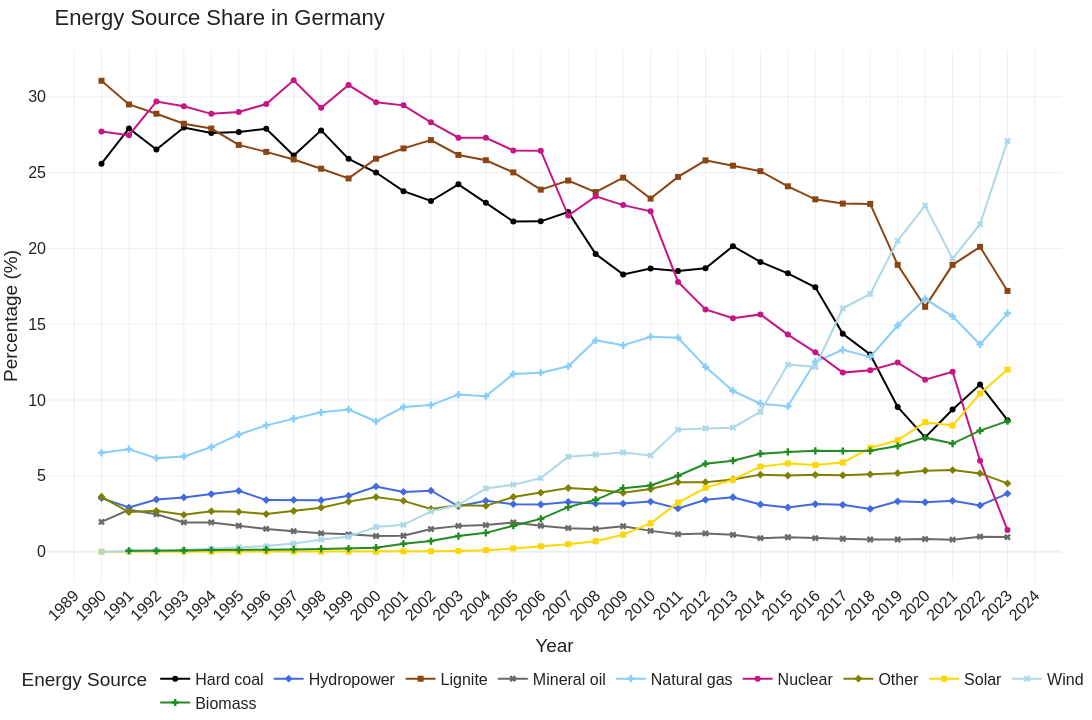
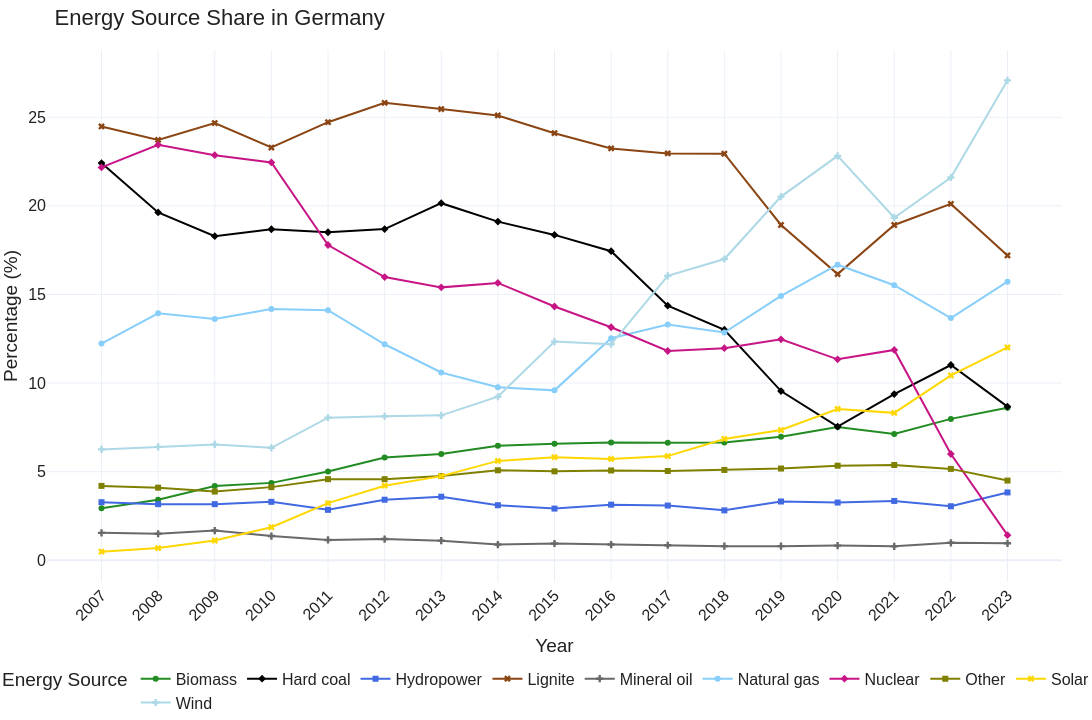

Here is the notebook cell these charts were saved with, in order:
### Code cell
# Figure 2: Relative share of energy sources in TWh in Germany for 1990 to 2023
# Excel: git:/out/gridmix/DF_3_RELATIVE.xlsx

fig2_df = sheets_dict["Figure 2"]
fig2_df = fig2_df.set_index("year")
fig2_df.index = fig2_df.index.astype(int)
fig2_df["percentage"] = (
    fig2_df["percentage"].astype(float) * 100
)  # Ensure percentage is float
# fig2_df["percentage"] = fig2_df["percentage"] * 100
print(fig2_df.head())

# fig = go.Figure()
unique_cats = fig2_df["Category"].unique()

# fig.add_hline

# symbol_map=SYMBOL_MAP,
fig = px.line(
    fig2_df,
    y="percentage",
    color="Category",
    symbol="Category",
    color_discrete_sequence=get_color_sequence(unique_cats),
    labels={
        "year": "Year",
        "percentage": "Percentage (%)",
        "Category": "Energy Source"
    },
    title="Energy Source Share in Germany" 
)

fig.update_xaxes(tickmode="linear", tickangle=-45)

fig = apply_fig_defaults(fig)
export_fig(fig, "Figure_2_historical_gridmix.pdf")
fig.show()

fig2_B_df = fig2_df.loc[(fig2_df.index >= 2007) & (fig2_df.index <= 2023)]

# Use only the present categories for color mapping
unique_cats_B = fig2_B_df["Category"].unique()

fig2 = px.line(
    fig2_B_df,
    y="percentage",
    color="Category",
    symbol="Category",
    color_discrete_sequence=get_color_sequence(unique_cats_B),
    labels={
        "year": "Year",
        "percentage": "Percentage (%)",
        "Category": "Energy Source"
    },
    title="Energy Source Share in Germany" 
)
fig2.update_xaxes(tickmode="linear", tickangle=-45)
fig2 = apply_fig_defaults(fig2)
export_fig(fig2, "Figure_2_historical_gridmix_2007_2023.pdf")
fig2.show()

### Figure 1 — Plotly figure (JSON) as saved in the notebook; plotly's stock layout.template omitted (floating-point values rounded to 4 significant figures)
{"data": [{"hovertemplate": "Energy Source=Hard coal<br>Year=%{x}<br>Percentage (%)=%{y}<extra></extra>", "legendgroup": "Hard coal", "line": {"color": "black", "dash": "solid"}, "marker": {"symbol": "circle"}, "mode": "lines+markers", "name": "Hard coal", "orientation": "v", "showlegend": true, "type": "scatter", "x": [1990, 1991, 1992, 1993, 1994, 1995, 1996, 1997, 1998, 1999, 2000, 2001, 2002, 2003, 2004, 2005, 2006, 2007, 2008, 2009, 2010, 2011, 2012, 2013, 2014, 2015, 2016, 2017, 2018, 2019, 2020, 2021, 2022, 2023], "xaxis": "x", "y": [25.59, 27.92, 26.53, 27.98, 27.62, 27.68, 27.9, 26.13, 27.79, 25.91, 25.01, 23.78, 23.13, 24.23, 23.01, 21.78, 21.79, 22.41, 19.63, 18.29, 18.68, 18.51, 18.69, 20.15, 19.11, 18.36, 17.44, 14.37, 13.01, 9.55, 7.54, 9.38, 11.02, 8.67], "yaxis": "y"}, {"hovertemplate": "Energy Source=Hydropower<br>Year=%{x}<br>Percentage (%)=%{y}<extra></extra>", "legendgroup": "Hydropower", "line": {"color": "royalblue", "dash": "solid"}, "marker": {"symbol": "diamond"}, "mode": "lines+markers", "name": "Hydropower", "orientation": "v", "showlegend": true, "type": "scatter", "x": [1990, 1991, 1992, 1993, 1994, 1995, 1996, 1997, 1998, 1999, 2000, 2001, 2002, 2003, 2004, 2005, 2006, 2007, 2008, 2009, 2010, 2011, 2012, 2013, 2014, 2015, 2016, 2017, 2018, 2019, 2020, 2021, 2022, 2023], "xaxis": "x", "y": [3.53, 2.91, 3.44, 3.58, 3.8, 4.01, 3.4, 3.41, 3.39, 3.69, 4.3, 3.94, 4.02, 2.99, 3.35, 3.13, 3.11, 3.28, 3.17, 3.17, 3.3, 2.85, 3.42, 3.59, 3.11, 2.92, 3.14, 3.09, 2.82, 3.32, 3.26, 3.35, 3.05, 3.83], "yaxis": "y"}, {"hovertemplate": "Energy Source=Lignite<br>Year=%{x}<br>Percentage (%)=%{y}<extra></extra>", "legendgroup": "Lignite", "line": {"color": "saddlebrown", "dash": "solid"}, "marker": {"symbol": "square"}, "mode": "lines+markers", "name": "Lignite", "orientation": "v", "showlegend": true, "type": "scatter", "x": [1990, 1991, 1992, 1993, 1994, 1995, 1996, 1997, 1998, 1999, 2000, 2001, 2002, 2003, 2004, 2005, 2006, 2007, 2008, 2009, 2010, 2011, 2012, 2013, 2014, 2015, 2016, 2017, 2018, 2019, 2020, 2021, 2022, 2023], "xaxis": "x", "y": [31.06, 29.5, 28.89, 28.23, 27.91, 26.83, 26.37, 25.87, 25.26, 24.62, 25.92, 26.6, 27.15, 26.17, 25.82, 25.02, 23.88, 24.48, 23.72, 24.67, 23.29, 24.72, 25.81, 25.46, 25.1, 24.1, 23.24, 22.96, 22.94, 18.92, 16.15, 18.92, 20.11, 17.2], "yaxis": "y"}, {"hovertemplate": "Energy Source=Mineral oil<br>Year=%{x}<br>Percentage (%)=%{y}<extra></extra>", "legendgroup": "Mineral oil", "line": {"color": "dimgray", "dash": "solid"}, "marker": {"symbol": "x"}, "mode": "lines+markers", "name": "Mineral oil", "orientation": "v", "showlegend": true, "type": "scatter", "x": [1990, 1991, 1992, 1993, 1994, 1995, 1996, 1997, 1998, 1999, 2000, 2001, 2002, 2003, 2004, 2005, 2006, 2007, 2008, 2009, 2010, 2011, 2012, 2013, 2014, 2015, 2016, 2017, 2018, 2019, 2020, 2021, 2022, 2023], "xaxis": "x", "y": [1.96, 2.76, 2.47, 1.93, 1.93, 1.71, 1.5, 1.35, 1.21, 1.14, 1.03, 1.05, 1.49, 1.7, 1.75, 1.93, 1.71, 1.55, 1.5, 1.68, 1.37, 1.15, 1.2, 1.11, 0.89, 0.95, 0.89, 0.85, 0.8, 0.8, 0.83, 0.79, 0.99, 0.96], "yaxis": "y"}, {"hovertemplate": "Energy Source=Natural gas<br>Year=%{x}<br>Percentage (%)=%{y}<extra></extra>", "legendgroup": "Natural gas", "line": {"color": "lightskyblue", "dash": "solid"}, "marker": {"symbol": "cross"}, "mode": "lines+markers", "name": "Natural gas", "orientation": "v", "showlegend": true, "type": "scatter", "x": [1990, 1991, 1992, 1993, 1994, 1995, 1996, 1997, 1998, 1999, 2000, 2001, 2002, 2003, 2004, 2005, 2006, 2007, 2008, 2009, 2010, 2011, 2012, 2013, 2014, 2015, 2016, 2017, 2018, 2019, 2020, 2021, 2022, 2023], "xaxis": "x", "y": [6.52, 6.76, 6.17, 6.28, 6.9, 7.73, 8.33, 8.78, 9.19, 9.38, 8.6, 9.54, 9.67, 10.36, 10.25, 11.72, 11.8, 12.23, 13.94, 13.61, 14.18, 14.11, 12.19, 10.6, 9.76, 9.59, 12.53, 13.31, 12.85, 14.92, 16.68, 15.52, 13.67, 15.72], "yaxis": "y"}, {"hovertemplate": "Energy Source=Nuclear<br>Year=%{x}<br>Percentage (%)=%{y}<extra></extra>", "legendgroup": "Nuclear", "line": {"color": "mediumvioletred", "dash": "solid"}, "marker": {"symbol": "circle"}, "mode": "lines+markers", "name": "Nuclear", "orientation": "v", "showlegend": true, "type": "scatter", "x": [1990, 1991, 1992, 1993, 1994, 1995, 1996, 1997, 1998, 1999, 2000, 2001, 2002, 2003, 2004, 2005, 2006, 2007, 2008, 2009, 2010, 2011, 2012, 2013, 2014, 2015, 2016, 2017, 2018, 2019, 2020, 2021, 2022, 2023], "xaxis": "x", "y": [27.72, 27.47, 29.69, 29.38, 28.88, 29.0, 29.53, 31.09, 29.28, 30.78, 29.65, 29.44, 28.32, 27.31, 27.3, 26.47, 26.45, 22.17, 23.44, 22.86, 22.45, 17.79, 15.98, 15.4, 15.65, 14.32, 13.15, 11.81, 11.97, 12.47, 11.34, 11.87, 6.0, 1.42], "yaxis": "y"}, {"hovertemplate": "Energy Source=Other<br>Year=%{x}<br>Percentage (%)=%{y}<extra></extra>", "legendgroup": "Other", "line": {"color": "olive", "dash": "solid"}, "marker": {"symbol": "diamond"}, "mode": "lines+markers", "name": "Other", "orientation": "v", "showlegend": true, "type": "scatter", "x": [1990, 1991, 1992, 1993, 1994, 1995, 1996, 1997, 1998, 1999, 2000, 2001, 2002, 2003, 2004, 2005, 2006, 2007, 2008, 2009, 2010, 2011, 2012, 2013, 2014, 2015, 2016, 2017, 2018, 2019, 2020, 2021, 2022, 2023], "xaxis": "x", "y": [3.62, 2.61, 2.69, 2.43, 2.67, 2.63, 2.48, 2.68, 2.9, 3.3, 3.6, 3.35, 2.82, 3.06, 3.02, 3.61, 3.89, 4.2, 4.1, 3.88, 4.13, 4.58, 4.58, 4.76, 5.08, 5.02, 5.07, 5.04, 5.1, 5.18, 5.34, 5.38, 5.16, 4.5], "yaxis": "y"}, {"hovertemplate": "Energy Source=Solar<br>Year=%{x}<br>Percentage (%)=%{y}<extra></extra>", "legendgroup": "Solar", "line": {"color": "gold", "dash": "solid"}, "marker": {"symbol": "square"}, "mode": "lines+markers", "name": "Solar", "orientation": "v", "showlegend": true, "type": "scatter", "x": [1990, 1991, 1992, 1993, 1994, 1995, 1996, 1997, 1998, 1999, 2000, 2001, 2002, 2003, 2004, 2005, 2006, 2007, 2008, 2009, 2010, 2011, 2012, 2013, 2014, 2015, 2016, 2017, 2018, 2019, 2020, 2021, 2022, 2023], "xaxis": "x", "y": [0.0, 0.0, 0.0, 0.0, 0.0, 0.0, 0.0, 0.0, 0.0, 0.0, 0.0, 0.02, 0.03, 0.05, 0.1, 0.21, 0.35, 0.49, 0.69, 1.12, 1.87, 3.23, 4.21, 4.75, 5.61, 5.82, 5.72, 5.88, 6.85, 7.35, 8.54, 8.32, 10.43, 12.01], "yaxis": "y"}, {"hovertemplate": "Energy Source=Wind<br>Year=%{x}<br>Percentage (%)=%{y}<extra></extra>", "legendgroup": "Wind", "line": {"color": "lightblue", "dash": "solid"}, "marker": {"symbol": "x"}, "mode": "lines+markers", "name": "Wind", "orientation": "v", "showlegend": true, "type": "scatter", "x": [1990, 1991, 1992, 1993, 1994, 1995, 1996, 1997, 1998, 1999, 2000, 2001, 2002, 2003, 2004, 2005, 2006, 2007, 2008, 2009, 2010, 2011, 2012, 2013, 2014, 2015, 2016, 2017, 2018, 2019, 2020, 2021, 2022, 2023], "xaxis": "x", "y": [0.0, 0.02, 0.06, 0.11, 0.17, 0.28, 0.37, 0.53, 0.8, 0.98, 1.63, 1.77, 2.66, 3.09, 4.17, 4.42, 4.85, 6.26, 6.4, 6.54, 6.35, 8.05, 8.13, 8.18, 9.23, 12.34, 12.19, 16.05, 17.0, 20.52, 22.82, 19.33, 21.6, 27.08], "yaxis": "y"}, {"hovertemplate": "Energy Source=Biomass<br>Year=%{x}<br>Percentage (%)=%{y}<extra></extra>", "legendgroup": "Biomass", "line": {"color": "forestgreen", "dash": "solid"}, "marker": {"symbol": "cross"}, "mode": "lines+markers", "name": "Biomass", "orientation": "v", "showlegend": true, "type": "scatter", "x": [1991, 1992, 1993, 1994, 1995, 1996, 1997, 1998, 1999, 2000, 2001, 2002, 2003, 2004, 2005, 2006, 2007, 2008, 2009, 2010, 2011, 2012, 2013, 2014, 2015, 2016, 2017, 2018, 2019, 2020, 2021, 2022, 2023], "xaxis": "x", "y": [0.06, 0.06, 0.08, 0.11, 0.11, 0.13, 0.15, 0.18, 0.2, 0.26, 0.52, 0.7, 1.03, 1.24, 1.71, 2.16, 2.94, 3.42, 4.19, 4.37, 5.01, 5.8, 6.0, 6.46, 6.58, 6.65, 6.64, 6.65, 6.97, 7.52, 7.13, 7.98, 8.61], "yaxis": "y"}], "layout": {"font": {"color": "#222222", "family": "Arial, sans-serif", "size": 16}, "height": 720, "legend": {"orientation": "h", "title": {"text": "Energy Source"}, "tracegroupgap": 0, "x": 0.5, "xanchor": "center", "y": -0.15, "yanchor": "top"}, "margin": {"b": 0, "l": 30, "r": 30, "t": 50}, "plot_bgcolor": "white", "showlegend": true, "title": {"text": "Energy Source Share in Germany"}, "width": 1200, "xaxis": {"anchor": "y", "domain": [0, 1], "tickangle": -45, "tickmode": "linear", "title": {"text": "Year"}}, "yaxis": {"anchor": "x", "domain": [0, 1], "title": {"text": "Percentage (%)"}}}}

### Figure 2 — Plotly figure (JSON) as saved in the notebook; plotly's stock layout.template omitted (floating-point values rounded to 4 significant figures)
{"data": [{"hovertemplate": "Energy Source=Biomass<br>Year=%{x}<br>Percentage (%)=%{y}<extra></extra>", "legendgroup": "Biomass", "line": {"color": "forestgreen", "dash": "solid"}, "marker": {"symbol": "circle"}, "mode": "lines+markers", "name": "Biomass", "orientation": "v", "showlegend": true, "type": "scatter", "x": [2007, 2008, 2009, 2010, 2011, 2012, 2013, 2014, 2015, 2016, 2017, 2018, 2019, 2020, 2021, 2022, 2023], "xaxis": "x", "y": [2.94, 3.42, 4.19, 4.37, 5.01, 5.8, 6.0, 6.46, 6.58, 6.65, 6.64, 6.65, 6.97, 7.52, 7.13, 7.98, 8.61], "yaxis": "y"}, {"hovertemplate": "Energy Source=Hard coal<br>Year=%{x}<br>Percentage (%)=%{y}<extra></extra>", "legendgroup": "Hard coal", "line": {"color": "black", "dash": "solid"}, "marker": {"symbol": "diamond"}, "mode": "lines+markers", "name": "Hard coal", "orientation": "v", "showlegend": true, "type": "scatter", "x": [2007, 2008, 2009, 2010, 2011, 2012, 2013, 2014, 2015, 2016, 2017, 2018, 2019, 2020, 2021, 2022, 2023], "xaxis": "x", "y": [22.41, 19.63, 18.29, 18.68, 18.51, 18.69, 20.15, 19.11, 18.36, 17.44, 14.37, 13.01, 9.55, 7.54, 9.38, 11.02, 8.67], "yaxis": "y"}, {"hovertemplate": "Energy Source=Hydropower<br>Year=%{x}<br>Percentage (%)=%{y}<extra></extra>", "legendgroup": "Hydropower", "line": {"color": "royalblue", "dash": "solid"}, "marker": {"symbol": "square"}, "mode": "lines+markers", "name": "Hydropower", "orientation": "v", "showlegend": true, "type": "scatter", "x": [2007, 2008, 2009, 2010, 2011, 2012, 2013, 2014, 2015, 2016, 2017, 2018, 2019, 2020, 2021, 2022, 2023], "xaxis": "x", "y": [3.28, 3.17, 3.17, 3.3, 2.85, 3.42, 3.59, 3.11, 2.92, 3.14, 3.09, 2.82, 3.32, 3.26, 3.35, 3.05, 3.83], "yaxis": "y"}, {"hovertemplate": "Energy Source=Lignite<br>Year=%{x}<br>Percentage (%)=%{y}<extra></extra>", "legendgroup": "Lignite", "line": {"color": "saddlebrown", "dash": "solid"}, "marker": {"symbol": "x"}, "mode": "lines+markers", "name": "Lignite", "orientation": "v", "showlegend": true, "type": "scatter", "x": [2007, 2008, 2009, 2010, 2011, 2012, 2013, 2014, 2015, 2016, 2017, 2018, 2019, 2020, 2021, 2022, 2023], "xaxis": "x", "y": [24.48, 23.72, 24.67, 23.29, 24.72, 25.81, 25.46, 25.1, 24.1, 23.24, 22.96, 22.94, 18.92, 16.15, 18.92, 20.11, 17.2], "yaxis": "y"}, {"hovertemplate": "Energy Source=Mineral oil<br>Year=%{x}<br>Percentage (%)=%{y}<extra></extra>", "legendgroup": "Mineral oil", "line": {"color": "dimgray", "dash": "solid"}, "marker": {"symbol": "cross"}, "mode": "lines+markers", "name": "Mineral oil", "orientation": "v", "showlegend": true, "type": "scatter", "x": [2007, 2008, 2009, 2010, 2011, 2012, 2013, 2014, 2015, 2016, 2017, 2018, 2019, 2020, 2021, 2022, 2023], "xaxis": "x", "y": [1.55, 1.5, 1.68, 1.37, 1.15, 1.2, 1.11, 0.89, 0.95, 0.89, 0.85, 0.8, 0.8, 0.83, 0.79, 0.99, 0.96], "yaxis": "y"}, {"hovertemplate": "Energy Source=Natural gas<br>Year=%{x}<br>Percentage (%)=%{y}<extra></extra>", "legendgroup": "Natural gas", "line": {"color": "lightskyblue", "dash": "solid"}, "marker": {"symbol": "circle"}, "mode": "lines+markers", "name": "Natural gas", "orientation": "v", "showlegend": true, "type": "scatter", "x": [2007, 2008, 2009, 2010, 2011, 2012, 2013, 2014, 2015, 2016, 2017, 2018, 2019, 2020, 2021, 2022, 2023], "xaxis": "x", "y": [12.23, 13.94, 13.61, 14.18, 14.11, 12.19, 10.6, 9.76, 9.59, 12.53, 13.31, 12.85, 14.92, 16.68, 15.52, 13.67, 15.72], "yaxis": "y"}, {"hovertemplate": "Energy Source=Nuclear<br>Year=%{x}<br>Percentage (%)=%{y}<extra></extra>", "legendgroup": "Nuclear", "line": {"color": "mediumvioletred", "dash": "solid"}, "marker": {"symbol": "diamond"}, "mode": "lines+markers", "name": "Nuclear", "orientation": "v", "showlegend": true, "type": "scatter", "x": [2007, 2008, 2009, 2010, 2011, 2012, 2013, 2014, 2015, 2016, 2017, 2018, 2019, 2020, 2021, 2022, 2023], "xaxis": "x", "y": [22.17, 23.44, 22.86, 22.45, 17.79, 15.98, 15.4, 15.65, 14.32, 13.15, 11.81, 11.97, 12.47, 11.34, 11.87, 6.0, 1.42], "yaxis": "y"}, {"hovertemplate": "Energy Source=Other<br>Year=%{x}<br>Percentage (%)=%{y}<extra></extra>", "legendgroup": "Other", "line": {"color": "olive", "dash": "solid"}, "marker": {"symbol": "square"}, "mode": "lines+markers", "name": "Other", "orientation": "v", "showlegend": true, "type": "scatter", "x": [2007, 2008, 2009, 2010, 2011, 2012, 2013, 2014, 2015, 2016, 2017, 2018, 2019, 2020, 2021, 2022, 2023], "xaxis": "x", "y": [4.2, 4.1, 3.88, 4.13, 4.58, 4.58, 4.76, 5.08, 5.02, 5.07, 5.04, 5.1, 5.18, 5.34, 5.38, 5.16, 4.5], "yaxis": "y"}, {"hovertemplate": "Energy Source=Solar<br>Year=%{x}<br>Percentage (%)=%{y}<extra></extra>", "legendgroup": "Solar", "line": {"color": "gold", "dash": "solid"}, "marker": {"symbol": "x"}, "mode": "lines+markers", "name": "Solar", "orientation": "v", "showlegend": true, "type": "scatter", "x": [2007, 2008, 2009, 2010, 2011, 2012, 2013, 2014, 2015, 2016, 2017, 2018, 2019, 2020, 2021, 2022, 2023], "xaxis": "x", "y": [0.49, 0.69, 1.12, 1.87, 3.23, 4.21, 4.75, 5.61, 5.82, 5.72, 5.88, 6.85, 7.35, 8.54, 8.32, 10.43, 12.01], "yaxis": "y"}, {"hovertemplate": "Energy Source=Wind<br>Year=%{x}<br>Percentage (%)=%{y}<extra></extra>", "legendgroup": "Wind", "line": {"color": "lightblue", "dash": "solid"}, "marker": {"symbol": "cross"}, "mode": "lines+markers", "name": "Wind", "orientation": "v", "showlegend": true, "type": "scatter", "x": [2007, 2008, 2009, 2010, 2011, 2012, 2013, 2014, 2015, 2016, 2017, 2018, 2019, 2020, 2021, 2022, 2023], "xaxis": "x", "y": [6.26, 6.4, 6.54, 6.35, 8.05, 8.13, 8.18, 9.23, 12.34, 12.19, 16.05, 17.0, 20.52, 22.82, 19.33, 21.6, 27.08], "yaxis": "y"}], "layout": {"font": {"color": "#222222", "family": "Arial, sans-serif", "size": 16}, "height": 720, "legend": {"orientation": "h", "title": {"text": "Energy Source"}, "tracegroupgap": 0, "x": 0.5, "xanchor": "center", "y": -0.15, "yanchor": "top"}, "margin": {"b": 0, "l": 30, "r": 30, "t": 50}, "plot_bgcolor": "white", "showlegend": true, "title": {"text": "Energy Source Share in Germany"}, "width": 1200, "xaxis": {"anchor": "y", "domain": [0, 1], "tickangle": -45, "tickmode": "linear", "title": {"text": "Year"}}, "yaxis": {"anchor": "x", "domain": [0, 1], "title": {"text": "Percentage (%)"}}}}
